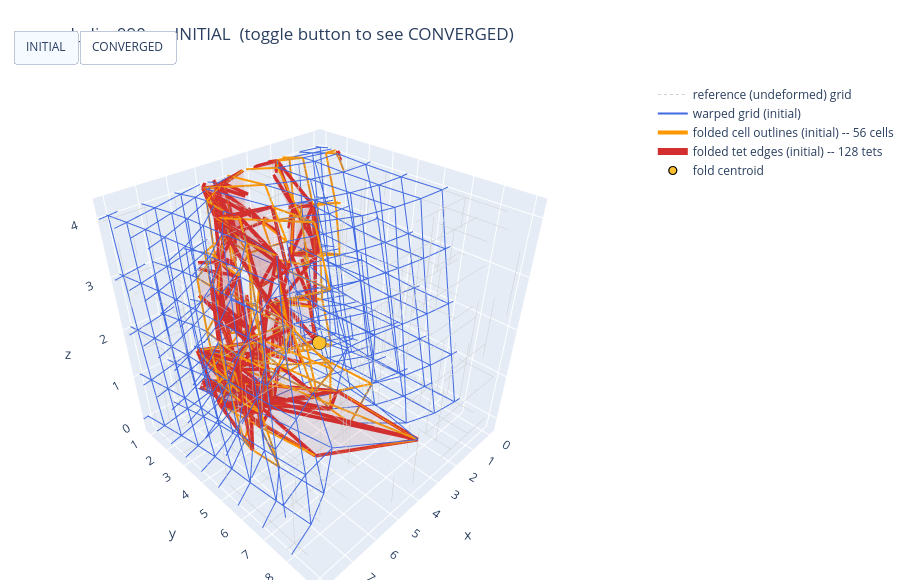
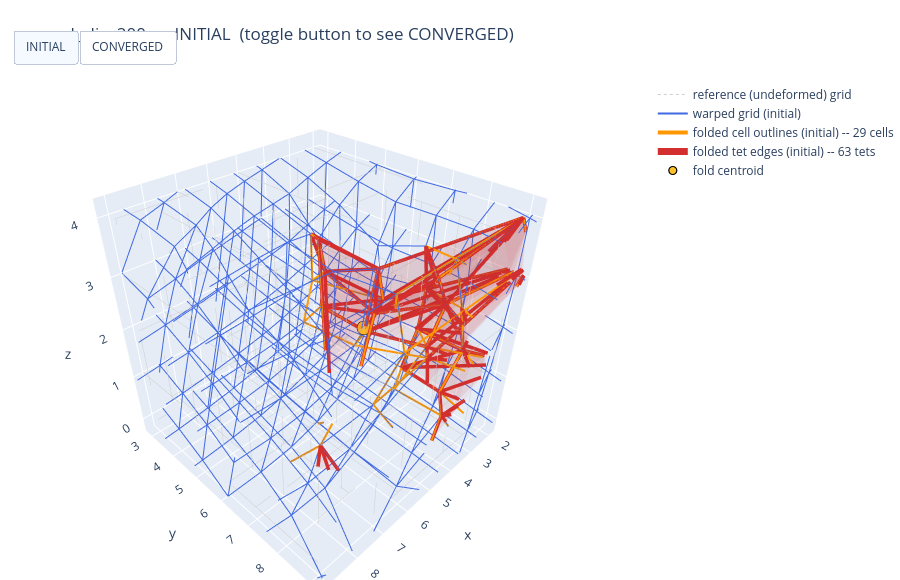
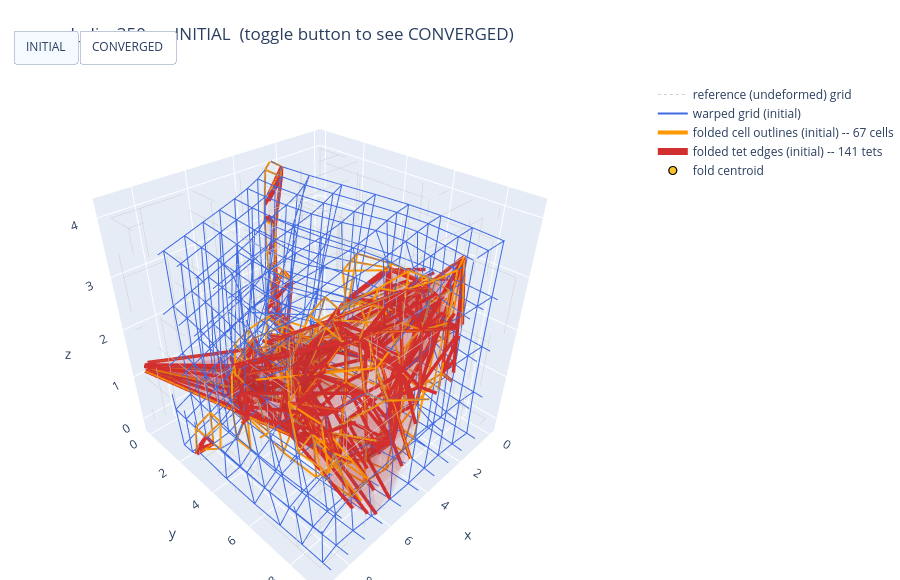

Notebook cell for these charts, in order:
### Code cell
for name, phi in CASES:
    phi_final = results[name]['phi_final']
    fig = make_interactive_figure(name, phi, phi_final)
    fig.show()
